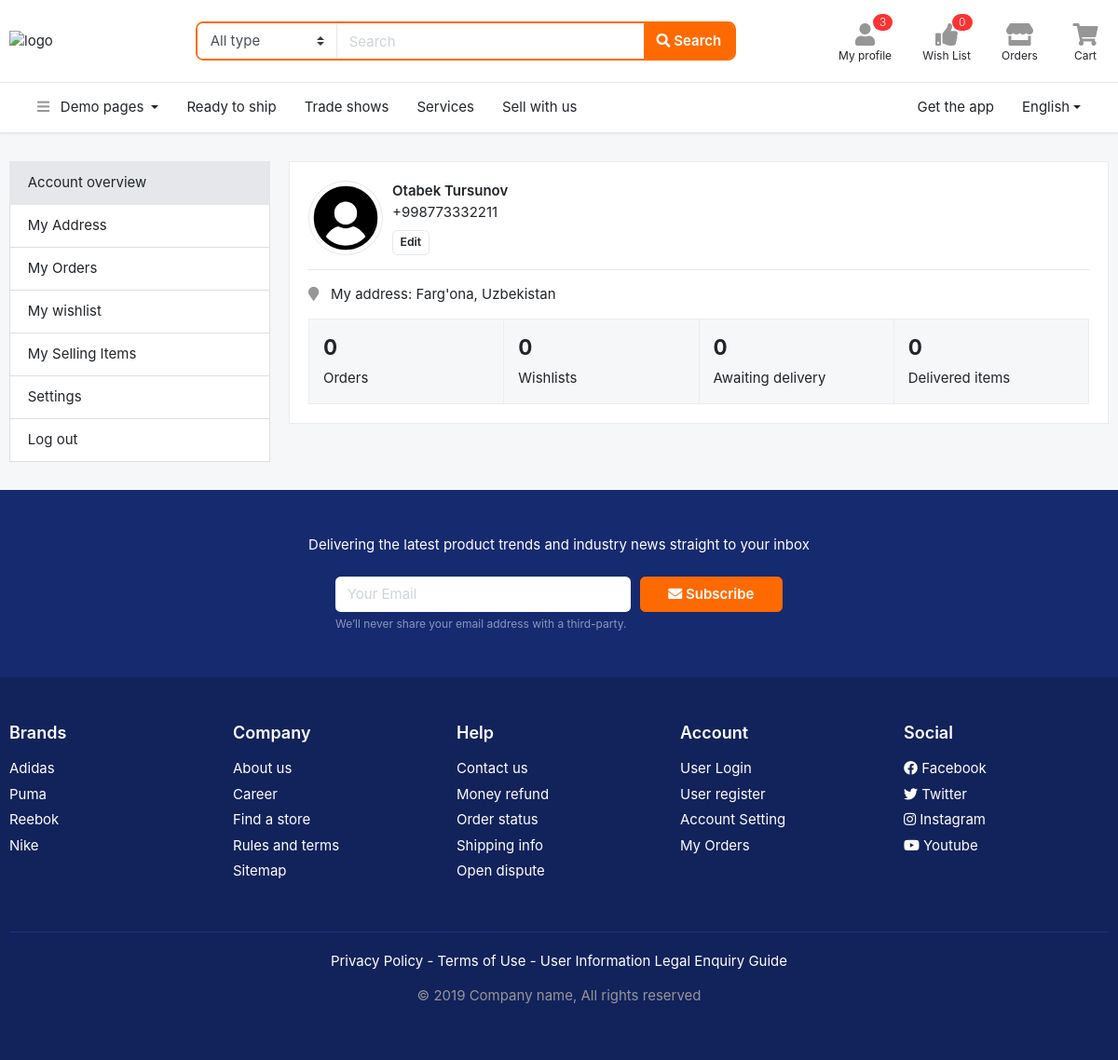
The app's page /auth/profile/ (signed in), older data.
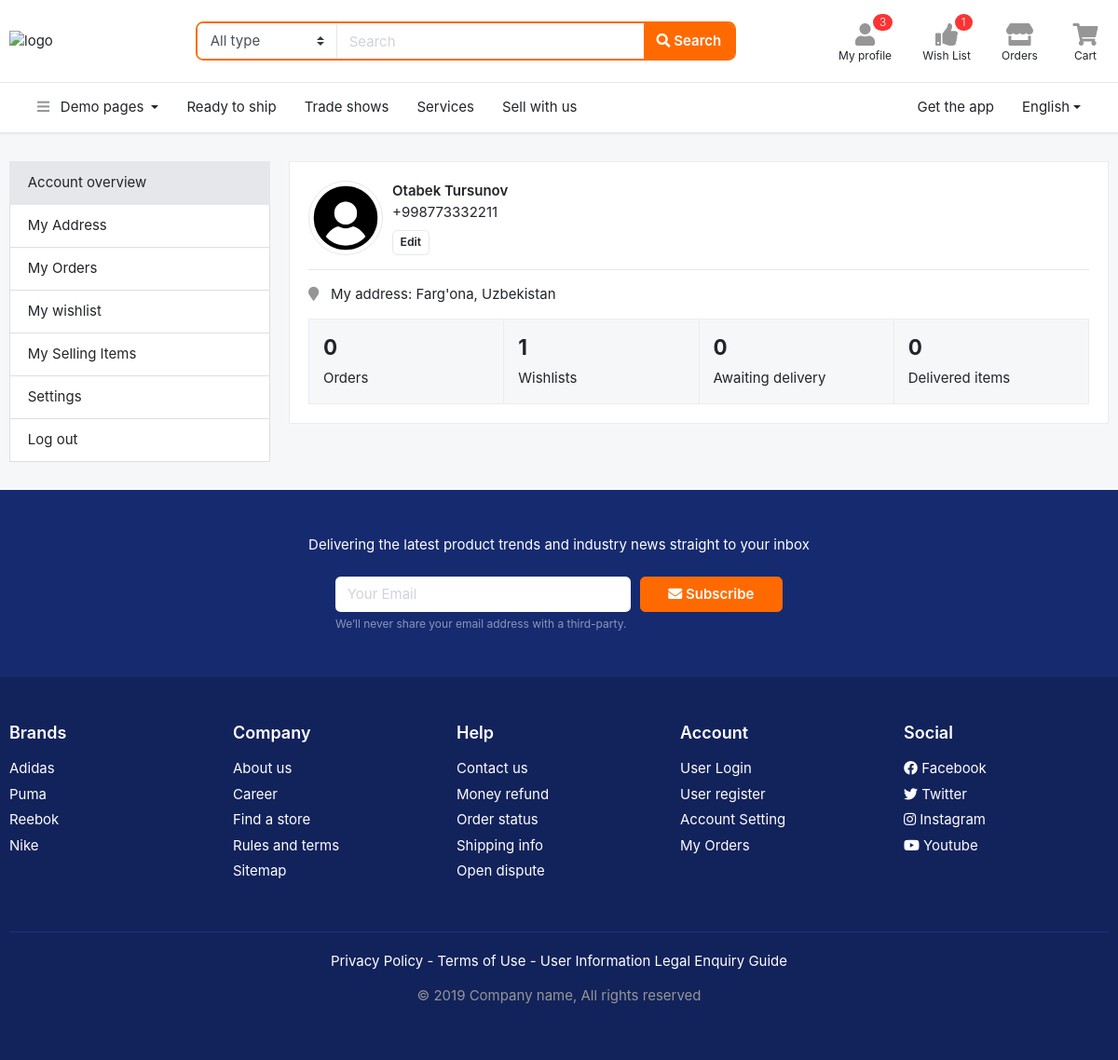
The same page, newer data.
### users/models.py (models this page shows, shortened)
class User(AbstractUser):
    class GENDER(models.TextChoices):
        MALE = 'male', 'male'
        FEMALE = 'female', 'female'
    phone = models.CharField(max_length=13, unique=True)
    gender = models.CharField(max_length=10, choices=GENDER.choices, blank=True, null=True)
    city = models.CharField(max_length=50, blank=True, null=True)
    country = models.CharField(max_length=50, blank=True, null=True)
    confirmation_code = models.CharField(max_length=6, blank=True, null=True)
    confirmed = models.BooleanField(default=False)
    def get_full_address(self):
        return f'{self.city}, {self.country}'

### users/views.py (the view)
# urls.py: path('profile/', ProfileMainView.as_view(), name='profile'),
class ProfileMainView(LoginRequiredMixin, View):
    def get(self, request):
        user = request.user
        awaiting_orders = user.order_set.exclude(status=Order.STATUS_CHOICES[3][0]).count()
        order_items = 0
        for order in user.order_set.all():
            order_items += order.orderitem_set.count()
        context = {
            'user': user,
            'awaiting_orders': awaiting_orders,
            'order_items': order_items,
        }
        return render(request, 'profile-main.html', context)

### templates/profile-main.html
{% extends 'base.html' %}
{% block content %}
    <section class="section-content padding-y">
        <div class="container">
            <div class="row">
                <aside class="col-md-3">
                    <nav class="list-group">
                        <a class="list-group-item active" href="profile-main.html"> Account overview </a>
                        <a class="list-group-item" href="page-profile-address.html"> My Address </a>
                        <a class="list-group-item" href="profile-orders.html"> My Orders </a>
                        <a class="list-group-item" href="wishlist.html"> My wishlist </a>
                        <a class="list-group-item" href="page-profile-seller.html"> My Selling Items </a>
                        <a class="list-group-item" href="{% url 'profile-settings' %}"> Settings </a>
                        <a class="list-group-item" href="{% url 'logout' %}">Log out </a>
                    </nav>
                </aside>
                <main class="col-md-9">
                    <article class="card mb-3">
                        <div class="card-body">
                            <figure class="icontext">
                                <div class="icon">
                                    <img class="rounded-circle img-sm border" src="/static/images/profile.png">
                                </div>
                                <div class="text">
                                    <strong> {{ user.get_full_name }} </strong> <br>
                                    <p class="mb-2"> +{{ user.username }} </p>
                                    <a href="{% url 'profile-settings' %}" class="btn btn-light btn-sm">Edit</a>
                                </div>
                            </figure>
                            <hr>
                            <p>
                                <i class="fa fa-map-marker text-muted"></i> &nbsp; My address: {{ user.get_full_address }}
                            </p>
                            <article class="card-group card-stat">
                                <figure class="card bg">
                                    <div class="p-3">
                                        <h4 class="title">{{ user.order_set.all.count }}</h4>
                                        <span>Orders</span>
                                    </div>
                                </figure>
                                <figure class="card bg">
                                    <div class="p-3">
                                        <h4 class="title">{{ user.favorite_set.all.count }}</h4>
                                        <span>Wishlists</span>
                                    </div>
                                </figure>
                                <figure class="card bg">
                                    <div class="p-3">
                                        <h4 class="title">{{ awaiting_orders }}</h4>
                                        <span>Awaiting delivery</span>
                                    </div>
                                </figure>
                                <figure class="card bg">
                                    <div class="p-3">
                                        <h4 class="title">{{ order_items }}</h4>
                                        <span>Delivered items</span>
                                    </div>
                                </figure>
                            </article>
                        </div>
                    </article>
                </main>
            </div>
        </div>
    </section>
{% endblock %}

### templates/base.html (shortened to what the changed rows need)
<!DOCTYPE HTML>
{% load static %}
<html lang="en">
<head>
<link href="/static/css/bootstrap.css?v=2.0" rel="stylesheet" type="text/css"/>
<link href="/static/fonts/fontawesome/css/all.min.css?v=2.0" type="text/css" rel="stylesheet">
<link href="/static/css/ui.css?v=2.0" rel="stylesheet" type="text/css"/>
<link href="/static/css/responsive.css?v=2.0" rel="stylesheet" type="text/css" />
</head>
<body>
<header class="section-header">
<section class="header-main border-bottom">
	<div class="container">
		<div class="row align-items-center">
			<div class="col-xl-4 col-lg-4 col-md-6">
				<div class="widgets-wrap float-md-right">
					<div class="widget-header mr-3">
						<a href="{% url 'wishlist' %}" class="widget-view">
							<div class="icon-area">
								<i class="fa fa-thumbs-up"></i>
								<span class="notify">{{ request.user.favorite_set.count }}</span>
							</div>
						</a>
					</div>
				</div>
			</div>
		</div>
	</div>
</section>
</header>
{% block content %}
{% endblock %}
</body>
</html>

Row changes from the older to the newer data that the page shows:
changed User "Otabek Tursunov": user.favorite_set.count "0" → "1"; favorite_set.all.count "0" → "1"
